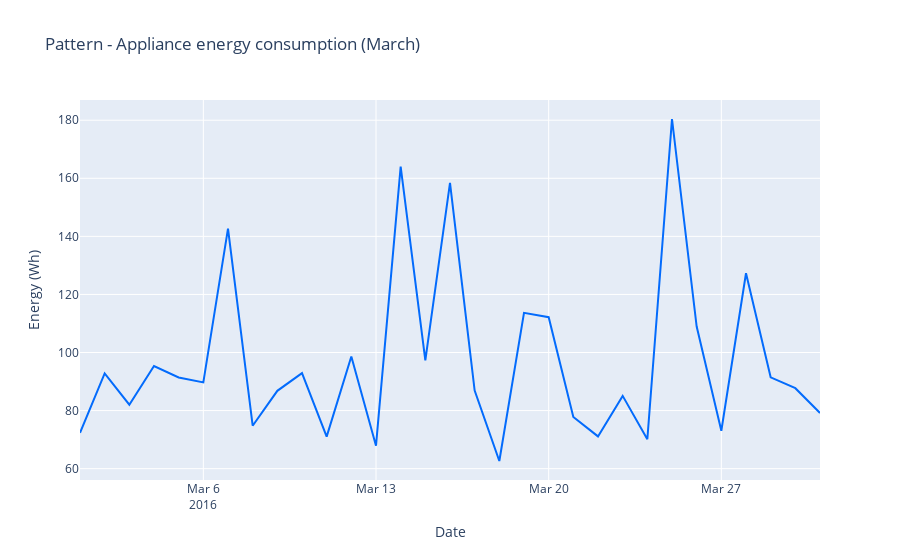

Source (notebook cell):
### Code cell
# To understand the timeseries variation of the applaince energy consumption
visData1_tmp = graph_objs.Scatter(
    x = tmp_data_month.date,
    y = tmp_data_month.Appliances,
    mode = "lines",
    line_color=asif_graph_color_theme_monthly
)
layout = graph_objs.Layout(
    title = "Pattern - Appliance energy consumption ({:})".format(calendar.month_name[tmp_data_month["date"].dt.month[0]]),
    xaxis=dict(title='Date'),
    yaxis=dict(title='Energy (Wh)')
)
fig = graph_objs.Figure(data=[visData1_tmp],layout=layout)

iplot(fig)

### Figure 1 — Plotly figure (JSON) as saved in the notebook; plotly's stock layout.template omitted (floating-point values rounded to 4 significant figures)
{"data": [{"line": {"color": "#036bfc"}, "mode": "lines", "type": "scatter", "x": ["2016-03-01T00:00:00", "2016-03-02T00:00:00", "2016-03-03T00:00:00", "2016-03-04T00:00:00", "2016-03-05T00:00:00", "2016-03-06T00:00:00", "2016-03-07T00:00:00", "2016-03-08T00:00:00", "2016-03-09T00:00:00", "2016-03-10T00:00:00", "2016-03-11T00:00:00", "2016-03-12T00:00:00", "2016-03-13T00:00:00", "2016-03-14T00:00:00", "2016-03-15T00:00:00", "2016-03-16T00:00:00", "2016-03-17T00:00:00", "2016-03-18T00:00:00", "2016-03-19T00:00:00", "2016-03-20T00:00:00", "2016-03-21T00:00:00", "2016-03-22T00:00:00", "2016-03-23T00:00:00", "2016-03-24T00:00:00", "2016-03-25T00:00:00", "2016-03-26T00:00:00", "2016-03-27T00:00:00", "2016-03-28T00:00:00", "2016-03-29T00:00:00", "2016-03-30T00:00:00", "2016-03-31T00:00:00"], "y": [72.36, 92.78, 82.01, 95.35, 91.39, 89.72, 142.6, 74.79, 86.81, 92.92, 71.04, 98.61, 67.92, 164.0, 97.29, 158.4, 86.88, 62.64, 113.7, 112.2, 77.78, 71.11, 85.07, 70.14, 180.4, 109.0, 73.06, 127.3, 91.46, 87.71, 79.17]}], "layout": {"autosize": true, "title": {"text": "Pattern - Appliance energy consumption (March)"}, "xaxis": {"autorange": true, "range": ["2016-03-01", "2016-03-31"], "title": {"text": "Date"}, "type": "date"}, "yaxis": {"autorange": true, "range": [56.1, 187.0], "title": {"text": "Energy (Wh)"}, "type": "linear"}}}
